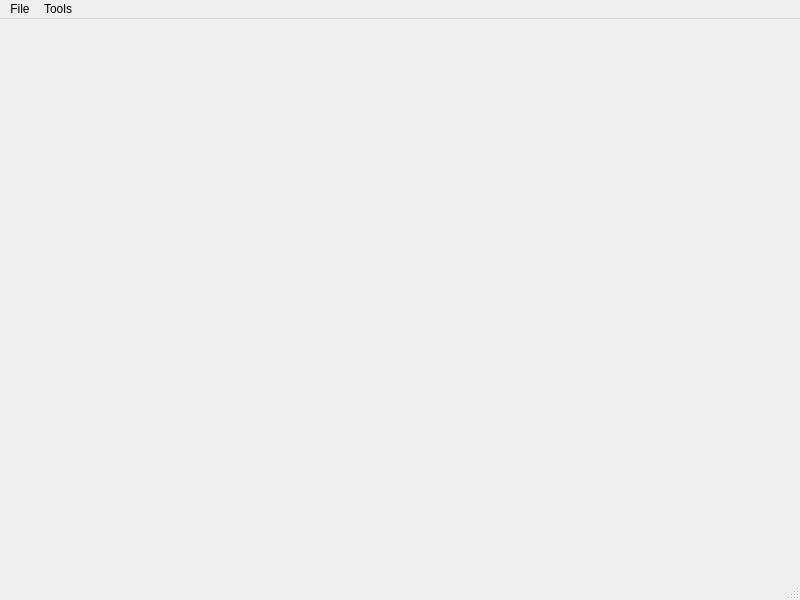
<?xml version="1.0" encoding="UTF-8"?>
<ui version="4.0">
 <class>MainWindow</class>
 <widget class="QMainWindow" name="MainWindow">
  <property name="geometry">
   <rect>
    <x>0</x>
    <y>0</y>
    <width>800</width>
    <height>600</height>
   </rect>
  </property>
  <property name="windowTitle">
   <string>MainWindow</string>
  </property>
  <widget class="QWidget" name="centralwidget">
   <layout class="QHBoxLayout" name="horizontalLayout">
    <property name="spacing">
     <number>0</number>
    </property>
    <property name="leftMargin">
     <number>0</number>
    </property>
    <property name="topMargin">
     <number>0</number>
    </property>
    <property name="rightMargin">
     <number>0</number>
    </property>
    <property name="bottomMargin">
     <number>0</number>
    </property>
    <item>
     <widget class="QStackedWidget" name="main">
      <widget class="QWidget" name="home">
       <layout class="QVBoxLayout" name="verticalLayout">
        <property name="spacing">
         <number>0</number>
        </property>
        <property name="leftMargin">
         <number>0</number>
        </property>
        <property name="topMargin">
         <number>0</number>
        </property>
        <property name="rightMargin">
         <number>0</number>
        </property>
        <property name="bottomMargin">
         <number>0</number>
        </property>
       </layout>
      </widget>
     </widget>
    </item>
   </layout>
  </widget>
  <widget class="QStatusBar" name="statusbar"/>
  <widget class="QMenuBar" name="menubar">
   <property name="geometry">
    <rect>
     <x>0</x>
     <y>0</y>
     <width>800</width>
     <height>22</height>
    </rect>
   </property>
   <widget class="QMenu" name="menuTools">
    <property name="title">
     <string>Tools</string>
    </property>
    <addaction name="extension_action"/>
   </widget>
   <widget class="QMenu" name="menuFile">
    <property name="title">
     <string>File</string>
    </property>
    <addaction name="quit_action"/>
   </widget>
   <addaction name="menuFile"/>
   <addaction name="menuTools"/>
  </widget>
  <action name="actionExtensions">
   <property name="text">
    <string>Extensions</string>
   </property>
  </action>
  <action name="extension_action">
   <property name="text">
    <string>Extensions</string>
   </property>
  </action>
  <action name="quit_action">
   <property name="icon">
    <iconset theme="application-exit">
     <normaloff>../../../../../../../../.designer/backup</normaloff>../../../../../../../../.designer/backup</iconset>
   </property>
   <property name="text">
    <string>Quit</string>
   </property>
   <property name="shortcut">
    <string>Ctrl+Q</string>
   </property>
   <property name="shortcutContext">
    <enum>Qt::ApplicationShortcut</enum>
   </property>
   <property name="menuRole">
    <enum>QAction::QuitRole</enum>
   </property>
  </action>
 </widget>
 <resources/>
 <connections/>
</ui>
